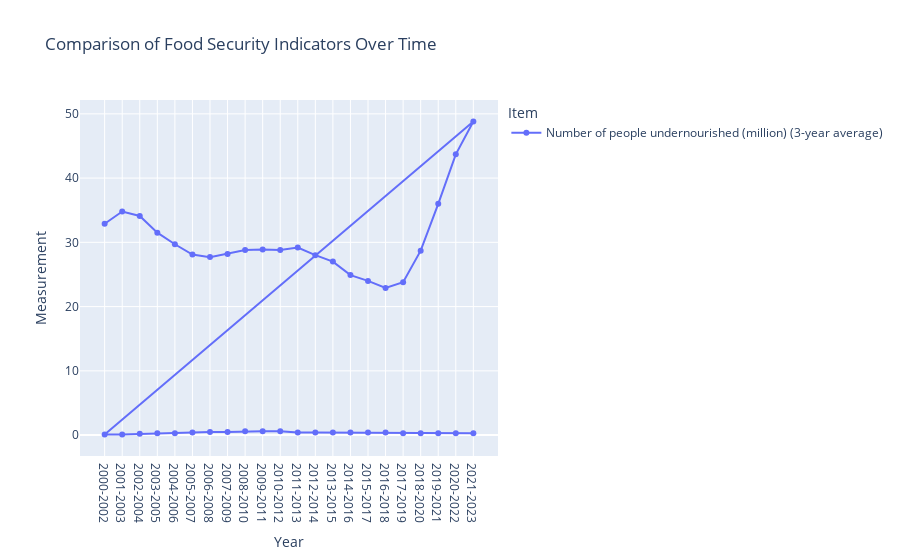

Notebook code for this chart:
### Markdown cell above
# 03-Multi-Line Chart – Comparison of Multiple Indicators

### Code cell
fig = px.line(df, x='Year', y='Value', color='Item', 
              title='Comparison of Food Security Indicators Over Time',
              labels={'Value': 'Measurement'},
              markers=True)

fig.show()

### Figure 1 — Plotly figure (JSON) as saved in the notebook; plotly's stock layout.template omitted (floating-point values rounded to 4 significant figures)
{"data": [{"hovertemplate": "Item=Number of people undernourished (million) (3-year average)<br>Year=%{x}<br>Measurement=%{y}<extra></extra>", "legendgroup": "Number of people undernourished (million) (3-year average)", "line": {"color": "#636efa", "dash": "solid"}, "marker": {"symbol": "circle"}, "mode": "lines+markers", "name": "Number of people undernourished (million) (3-year average)", "orientation": "v", "showlegend": true, "type": "scatter", "x": ["2000-2002", "2001-2003", "2002-2004", "2003-2005", "2004-2006", "2005-2007", "2006-2008", "2007-2009", "2008-2010", "2009-2011", "2010-2012", "2011-2013", "2012-2014", "2013-2015", "2014-2016", "2015-2017", "2016-2018", "2017-2019", "2018-2020", "2019-2021", "2020-2022", "2021-2023", "2000-2002", "2001-2003", "2002-2004", "2003-2005", "2004-2006", "2005-2007", "2006-2008", "2007-2009", "2008-2010", "2009-2011", "2010-2012", "2011-2013", "2012-2014", "2013-2015", "2014-2016", "2015-2017", "2016-2018", "2017-2019", "2018-2020", "2019-2021", "2020-2022", "2021-2023"], "xaxis": "x", "y": [32.9, 34.8, 34.1, 31.5, 29.7, 28.1, 27.7, 28.2, 28.8, 28.9, 28.8, 29.2, 28.0, 27.0, 24.9, 24.0, 22.9, 23.8, 28.7, 36.0, 43.7, 48.8, 0.1, 0.1, 0.2, 0.3, 0.3, 0.4, 0.5, 0.5, 0.6, 0.6, 0.6, 0.4, 0.4, 0.4, 0.4, 0.4, 0.4, 0.3, 0.3, 0.3, 0.3, 0.3], "yaxis": "y"}], "layout": {"legend": {"title": {"text": "Item"}, "tracegroupgap": 0}, "title": {"text": "Comparison of Food Security Indicators Over Time"}, "xaxis": {"anchor": "y", "domain": [0, 1], "title": {"text": "Year"}}, "yaxis": {"anchor": "x", "domain": [0, 1], "title": {"text": "Measurement"}}}}
